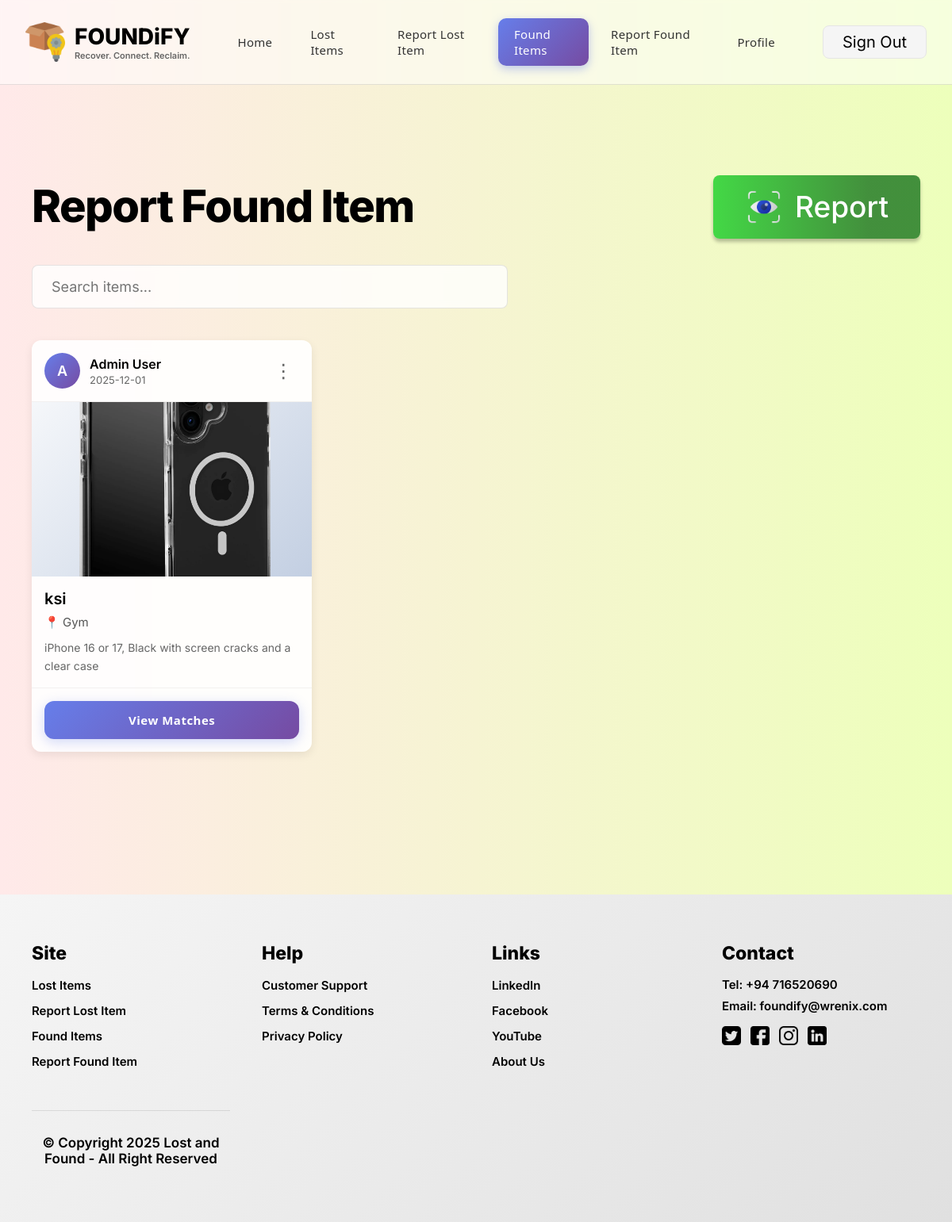
The page /found (signed in) on the database its author committed.
### models.py (models this page shows, shortened)
class FoundItem(db.Model):
    id = db.Column(db.Integer, primary_key=True)
    item_id = db.Column(db.String(20), unique=True, nullable=False)
    name = db.Column(db.String(200), nullable=False)
    desc = db.Column(db.Text, nullable=False)
    category = db.Column(db.String(100), nullable=False)
    location = db.Column(db.String(200), nullable=False)
    date = db.Column(db.String(20), nullable=False)
    photo = db.Column(db.String(200))
    created_at = db.Column(db.DateTime, default=datetime.utcnow)
    user_id = db.Column(db.Integer, db.ForeignKey('user.id'), nullable=False)

class User(db.Model):
    id = db.Column(db.Integer, primary_key=True)
    username = db.Column(db.String(80), unique=True, nullable=False)
    name = db.Column(db.String(120), nullable=False)
    email = db.Column(db.String(120), unique=True, nullable=False)
    password_hash = db.Column(db.String(200), nullable=False)
    created_at = db.Column(db.DateTime, default=datetime.utcnow)
    lost_items = db.relationship('LostItem', backref='reporter', lazy=True)
    found_items = db.relationship('FoundItem', backref='reporter', lazy=True)

### app.py (the view)
@app.route('/found')
def found_items():
    items = FoundItem.query.order_by(FoundItem.created_at.desc()).all()
    categories = db.session.query(FoundItem.category).distinct().all()
    categories = [c[0] for c in categories]
    return render_template('found_items.html', items=items, categories=categories)

### templates/found_items.html (shortened to what this page needs)
{% extends "base.html" %}
{% block content %}
<div class="items-page">
    <div class="container">
        <div class="page-header">
            <h1>
    <span class="report-text">Report</span>
    <span class="found-text">Found</span>
    <span class="item-text">Item</span>
</h1>
            <a href="{{ url_for('report_found') }}" class="btn-report found-btn">
            <img src="{{ url_for('static', filename='icons/found.png') }}" alt="Report" class="btn-icon-img">
            <span>Report</span>
            </a>
        </div>
        <div class="search-bar">
            <input type="text" id="searchInput" placeholder="Search items..." oninput="searchItems(this.value)">
        </div>
        {% if items %}
        <div class="items-grid" id="itemsGrid">
            {% for item in items %}
            <div class="item-card">
                <div class="card-header">
                    <div class="user-avatar">{{ item.reporter.name[0].upper() }}</div>
                    <div class="user-info">
                        <div class="item-name">{{ item.reporter.name }}</div>
                        <div class="item-date">{{ item.date }}</div>
                    </div>
                    <div class="item-menu">
                        <button class="card-menu" onclick="toggleMenu(event, '{{ item.item_id }}')">⋮</button>
                    </div>
                </div>
<div class="card-image" {% if item.photo %}onclick="openImageModal('{{ url_for('static', filename='uploads/' + item.photo) }}', '{{ item.name }}')" style="cursor: pointer;"{% endif %}>
    {% if item.photo %}
    <img src="{{ url_for('static', filename='uploads/' + item.photo) }}" alt="{{ item.name }}">
    {% else %}
    <div class="placeholder-image">
        <div class="shape triangle"></div>
        <div class="shape square"></div>
        <div class="shape circle"></div>
    </div>
    {% endif %}
</div>
                <div class="card-body">
                    <div class="item-title">{{ item.name }}</div>
                    <div class="item-location">📍 {{ item.location }}</div>
                    <p class="item-description">{{ item.desc[:100] }}{% if item.desc|length > 100 %}...{% endif %}</p>
                </div>
                <div class="card-footer">
                    <a href="{{ url_for('view_matches', item_id=item.item_id, item_type='found') }}" class="btn-view-matches">View Matches</a>
                </div>
            </div>
            {% endfor %}
        </div>
        {% else %}
        <div class="no-items">
            <h3>No Found Items Yet</h3>
            <p>Be the first to report a found item!</p>
        </div>
        {% endif %}
    </div>
</div>
{% endblock %}

### rows shown on the page
FoundItem: reporter "A", reporter.name "Admin User", date "2025-12-01", photo (picture), name "ksi", location "Gym", desc "iPhone 16 or 17, Black with screen cracks and a clear case"
